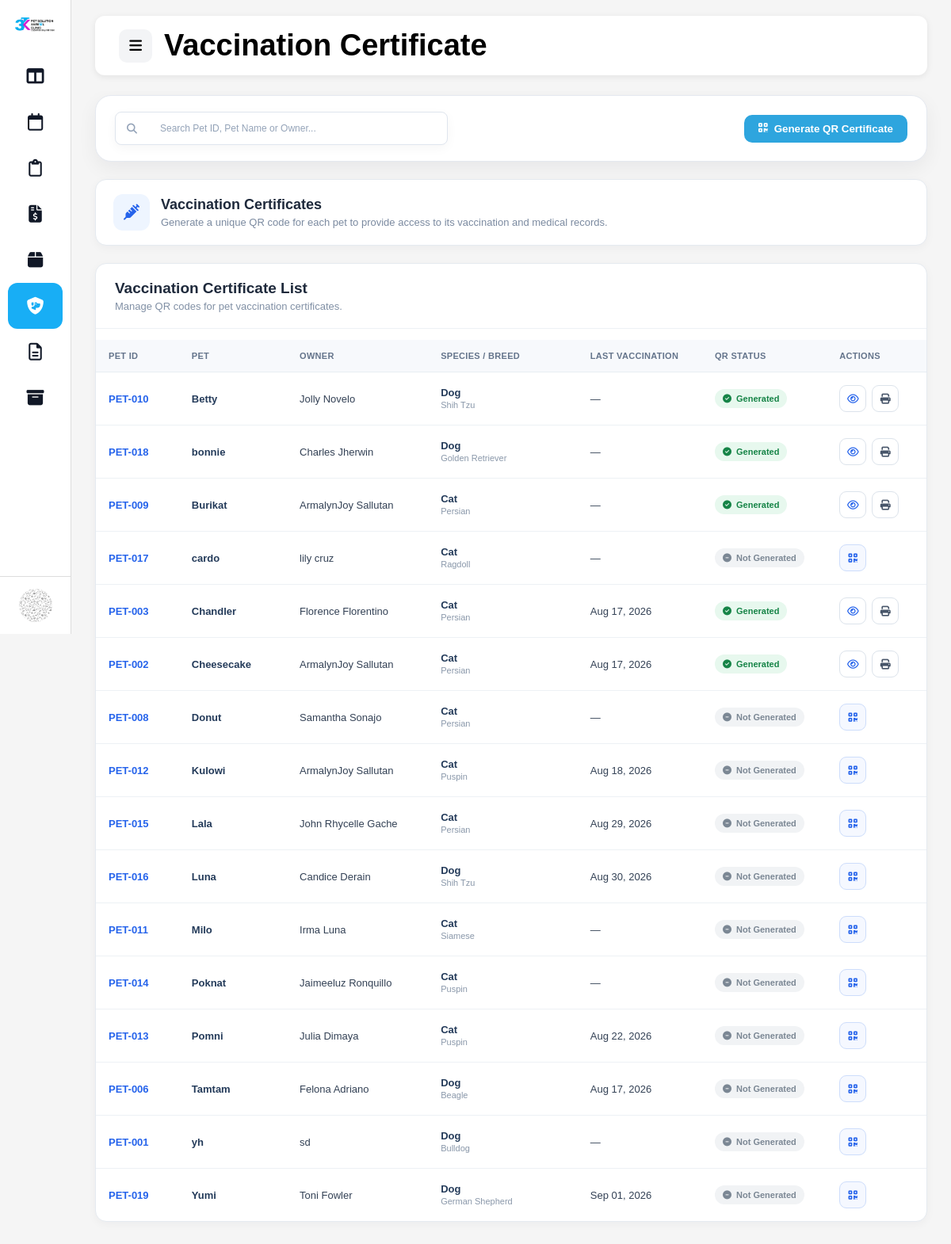
The app's page /staff/vaccination_certificates.php (signed in) with its own data.
### tables this page shows
CREATE TABLE `pets` (
  `pet_id` int(11) NOT NULL,
  `customer_id` int(11) NOT NULL,
  `pet_name` varchar(100) NOT NULL,
  `species` varchar(30) NOT NULL,
  `breed` varchar(100) DEFAULT NULL,
  `color` varchar(50) DEFAULT NULL,
  `gender` varchar(20) DEFAULT NULL,
  `weight` decimal(5,2) DEFAULT NULL,
  `estimated_age` varchar(50) DEFAULT NULL,
  `created_at` timestamp NOT NULL DEFAULT current_timestamp(),
  `updated_at` timestamp NULL DEFAULT NULL ON UPDATE current_timestamp()
);

CREATE TABLE `customers` (
  `customer_id` int(11) NOT NULL,
  `owner_name` varchar(100) NOT NULL,
  `contact_number` varchar(20) NOT NULL,
  `email` varchar(100) DEFAULT NULL,
  `address` text DEFAULT NULL,
  `record_status` varchar(20) NOT NULL DEFAULT 'Active',
  `created_at` timestamp NOT NULL DEFAULT current_timestamp(),
  `updated_at` timestamp NULL DEFAULT NULL ON UPDATE current_timestamp(),
  `archived_at` datetime DEFAULT NULL,
  `archive_reason` varchar(255) DEFAULT NULL
);

### staff/vaccination_certificates.php (the view, shortened to what the rows shown need)
<?php
require_once __DIR__ . '/../config/database.php';
$vaccinationRows = [];
$sql = "
    SELECT
        p.pet_id,
        p.pet_name,
        p.species,
        p.breed,
        c.customer_id,
        c.owner_name,
        c.record_status,
        vc.certificate_id,
        vc.qr_token,
        vc.status AS qr_status,
        vc.generated_at,
        MAX(
            CASE
                WHEN mr.vaccination IS NOT NULL
                     AND TRIM(mr.vaccination) <> ''
                THEN mr.record_date
                ELSE NULL
            END
        ) AS last_vaccination
    FROM pets p
    INNER JOIN customers c
        ON c.customer_id = p.customer_id
    LEFT JOIN medical_records mr
        ON mr.pet_id = p.pet_id
    LEFT JOIN vaccination_certificates vc
        ON vc.pet_id = p.pet_id
    WHERE c.record_status = 'Active'
    GROUP BY
        p.pet_id,
        p.pet_name,
        p.species,
        p.breed,
        c.customer_id,
        c.owner_name,
        c.record_status,
        vc.certificate_id,
        vc.qr_token,
        vc.status,
        vc.generated_at
    ORDER BY
        p.pet_name ASC
";
$result = mysqli_query($conn, $sql);
while ($row = mysqli_fetch_assoc($result)) {
    $vaccinationRows[] = $row;
}
function vaccinationPetId($petId)
{
    return 'PET-' . str_pad(
        (int) $petId,
        3,
        '0',
        STR_PAD_LEFT
    );
}
function vaccinationDate($date)
{
    if (empty($date)) {
        return '—';
    }
    return date(
        'M d, Y',
        strtotime($date)
    );
}
function vaccinationEscape($value)
{
    return htmlspecialchars(
        (string) $value,
        ENT_QUOTES,
        'UTF-8'
    );
}
?>
<!DOCTYPE html>
<html lang="en">
<head>
    <link
        rel="stylesheet"
        href="../assets/css/layout.css"
    >
    <link
        rel="stylesheet"
        href="../assets/css/appointments.css"
    >
    <link
        rel="stylesheet"
        href="../assets/css/vaccination_certificates.css"
    >
    <link
        rel="stylesheet"
        href="https://cdnjs.cloudflare.com/ajax/libs/font-awesome/6.5.0/css/all.min.css"
    >
</head>
<body>
<div class="container">
    <main
        class="content"
        id="mainContent"
    >
        <?php
        include "partials/topbar.php";
        ?>
        <div class="page-content">
            <div class="vaccination-certificate-content">
                <div class="card vaccination-list-card">
                    <div class="table-wrapper">
                        <table class="vaccination-table">
                            <thead>
                                <tr>
                                    <th>
                                        PET ID
                                    </th>
                                    <th>
                                        PET
                                    </th>
                                    <th>
                                        OWNER
                                    </th>
                                    <th>
                                        SPECIES / BREED
                                    </th>
                                    <th>
                                        LAST VACCINATION
                                    </th>
                                    <th>
                                        QR STATUS
                                    </th>
                                    <th>
                                        ACTIONS
                                    </th>
                                </tr>
                            </thead>
                            <tbody
                                id="vaccinationTableBody"
                            >
                                <?php if (empty($vaccinationRows)): ?>
                                    <tr>
                                        <td
                                            colspan="7"
                                            style="text-align:center;"
                                        >
                                            No active pets found.
                                        </td>
                                    </tr>
                                <?php else: ?>
                                    <?php foreach ($vaccinationRows as $row): ?>
                                        <?php
                                        $petId =
                                            (int) $row["pet_id"];
                                        $displayPetId =
                                            vaccinationPetId($petId);
                                        $petName =
                                            $row["pet_name"] ?? '';
                                        $ownerName =
                                            $row["owner_name"] ?? '';
                                        $species =
                                            $row["species"] ?? '';
                                        $breed =
                                            $row["breed"] ?? '';
                                        $lastVaccination =
                                            vaccinationDate(
                                                $row["last_vaccination"]
                                                    ?? null
                                            );
                                        $searchData =
                                            strtolower(
                                                implode(
                                                    ' ',
                                                    [
                                                        $displayPetId,
                                                        $petName,
                                                        $ownerName,
                                                        $species,
                                                        $breed
                                                    ]
                                                )
                                            );
                                        ?>
                                        <tr
                                            class="vaccination-row"
                                            data-search="<?= vaccinationEscape($searchData) ?>"
                                        >
                                            <td>
                                                <span class="pet-id">
                                                    <?= vaccinationEscape(
                                                        $displayPetId
                                                    ) ?>
                                                </span>
                                            </td>
                                            <td>
                                                <strong>
                                                    <?= vaccinationEscape(
                                                        $petName
                                                    ) ?>
                                                </strong>
                                            </td>
                                            <td>
                                                <?= vaccinationEscape(
                                                    $ownerName
                                                ) ?>
                                            </td>
                                            <td>
                                                <strong>
                                                    <?= vaccinationEscape(
                                                        ucfirst($species)
                                                    ) ?>
                                                </strong>
                                                <?php if (!empty($breed)): ?>
                                                    <br>
                                                    <small>
                                                        <?= vaccinationEscape(
                                                            $breed
                                                        ) ?>
                                                    </small>
                                                <?php endif; ?>
                                            </td>
                                            <td>
                                                <?= vaccinationEscape(
                                                    $lastVaccination
                                                ) ?>
                                            </td>
                                            <td>
                                                <?php
                                                $qrStatus =
                                                    $row["qr_status"]
                                                        ?? "Not Generated";
                                                $isGenerated =
                                                    $qrStatus === "Generated";
                                                ?>
                                                <?php if ($isGenerated): ?>
                                                    <span
                                                        class="qr-status generated"
                                                    >
                                                        <i
                                                            class="fa-solid fa-circle-check"
                                                        ></i>
                                                        Generated
                                                    </span>
                                                <?php else: ?>
                                                    <span
                                                        class="qr-status not-generated"
                                                    >
                                                        <i
                                                            class="fa-solid fa-circle-minus"
                                                        ></i>
                                                        Not Generated
                                                    </span>
                                                <?php endif; ?>
                                            </td>
                                            <td>
                                                <div
                                                    class="certificate-actions"
                                                >
                                                    <?php if ($isGenerated): ?>
                                                        <button
                                                            type="button"
                                                            class="action-btn view"
                                                            data-action="view"
                                                            data-pet-id="<?= vaccinationEscape($displayPetId) ?>"
                                                            data-db-pet-id="<?= $petId ?>"
                                                            data-pet-name="<?= vaccinationEscape($petName) ?>"
                                                            data-owner="<?= vaccinationEscape($ownerName) ?>"
                                                            data-qr-token="<?= vaccinationEscape($row["qr_token"] ?? "") ?>"
                                                            title="View QR Certificate"
                                                        >
                                                            <i
                                                                class="fa-regular fa-eye"
                                                            ></i>
                                                        </button>
                                                        <button
                                                            type="button"
                                                            class="action-btn print"
                                                            data-action="print"
                                                            data-pet-id="<?= vaccinationEscape($displayPetId) ?>"
                                                            data-db-pet-id="<?= $petId ?>"
                                                            data-pet-name="<?= vaccinationEscape($petName) ?>"
                                                            data-owner="<?= vaccinationEscape($ownerName) ?>"
                                                            data-qr-token="<?= vaccinationEscape($row["qr_token"] ?? "") ?>"
                                                            title="Print QR Code"
                                                        >
                                                            <i
                                                                class="fa-solid fa-print"
                                                            ></i>
                                                        </button>
                                                    <?php else: ?>
                                                        <button
                                                            type="button"
                                                            class="action-btn generate"
                                                            data-action="generate"
                                                            data-pet-id="<?= vaccinationEscape($displayPetId) ?>"
                                                            data-db-pet-id="<?= $petId ?>"
                                                            data-pet-name="<?= vaccinationEscape($petName) ?>"
                                                            data-owner="<?= vaccinationEscape($ownerName) ?>"
                                                            title="Generate QR Certificate"
                                                        >
                                                            <i
                                                                class="fa-solid fa-qrcode"
                                                            ></i>
                                                        </button>
                                                    <?php endif; ?>
                                                </div>
                                            </td>
                                        </tr>
                                    <?php endforeach; ?>
                                <?php endif; ?>
                            </tbody>
                        </table>
                    </div>
                </div>
            </div>
        </div>
    </main>
</div>
</body>
</html>

### records on screen
pets: pet_id "PET-010", pet_name "Betty", customer.owner_name "Jolly Novelo", species "Dog", breed "Shih Tzu", lastVaccination "—", shows "Generated"
pets: pet_id "PET-018", pet_name "bonnie", customer.owner_name "Charles Jherwin", species "Dog", breed "Golden Retriever", lastVaccination "—", shows "Generated"
pets: pet_id "PET-009", pet_name "Burikat", customer.owner_name "ArmalynJoy Sallutan", species "Cat", breed "Persian", lastVaccination "—", shows "Generated"
pets: pet_id "PET-017", pet_name "cardo", customer.owner_name "lily cruz", species "Cat", breed "Ragdoll", lastVaccination "—", shows "Not Generated"
pets: pet_id "PET-003", pet_name "Chandler", customer.owner_name "Florence Florentino", species "Cat", breed "Persian", lastVaccination "Aug 17, 2026", shows "Generated"
pets: pet_id "PET-002", pet_name "Cheesecake", customer.owner_name "ArmalynJoy Sallutan", species "Cat", breed "Persian", lastVaccination "Aug 17, 2026", shows "Generated"
pets: pet_id "PET-008", pet_name "Donut", customer.owner_name "Samantha Sonajo", species "Cat", breed "Persian", lastVaccination "—", shows "Not Generated"
pets: pet_id "PET-012", pet_name "Kulowi", customer.owner_name "ArmalynJoy Sallutan", species "Cat", breed "Puspin", lastVaccination "Aug 18, 2026", shows "Not Generated"
pets: pet_id "PET-015", pet_name "Lala", customer.owner_name "John Rhycelle Gache", species "Cat", breed "Persian", lastVaccination "Aug 29, 2026", shows "Not Generated"
pets: pet_id "PET-016", pet_name "Luna", customer.owner_name "Candice Derain", species "Dog", breed "Shih Tzu", lastVaccination "Aug 30, 2026", shows "Not Generated"
pets: pet_id "PET-011", pet_name "Milo", customer.owner_name "Irma Luna", species "Cat", breed "Siamese", lastVaccination "—", shows "Not Generated"
pets: pet_id "PET-014", pet_name "Poknat", customer.owner_name "Jaimeeluz Ronquillo", species "Cat", breed "Puspin", lastVaccination "—", shows "Not Generated"
pets: pet_id "PET-013", pet_name "Pomni", customer.owner_name "Julia Dimaya", species "Cat", breed "Puspin", lastVaccination "Aug 22, 2026", shows "Not Generated"
pets: pet_id "PET-006", pet_name "Tamtam", customer.owner_name "Felona Adriano", species "Dog", breed "Beagle", lastVaccination "Aug 17, 2026", shows "Not Generated"
pets: pet_id "PET-001", pet_name "yh", customer.owner_name "sd", species "Dog", breed "Bulldog", lastVaccination "—", shows "Not Generated"
pets: pet_id "PET-019", pet_name "Yumi", customer.owner_name "Toni Fowler", species "Dog", breed "German Shepherd", lastVaccination "Sep 01, 2026", shows "Not Generated"

### other values on screen
$pageTitle "Vaccination Certificate"
